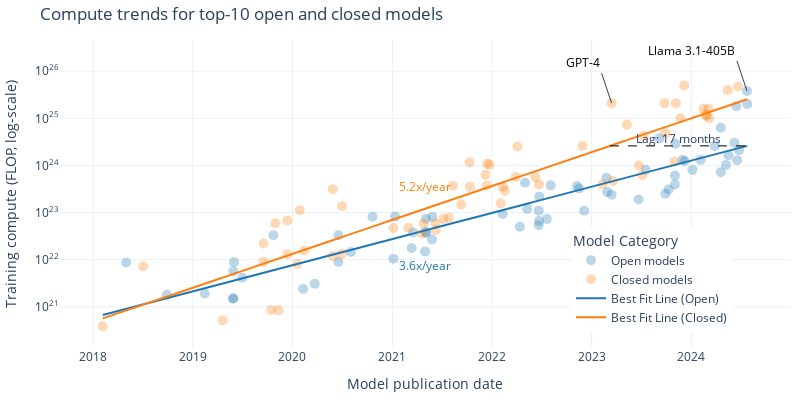

Source (notebook cell):
### Markdown cell above
## Plot predictions

### Code cell
# Graph of the different model fits using plotly

model = 'simple'  # ['simple', 'kinked']
colors = {'open': '#1f77b4', 'closed': '#ff7f0e'}  # Using default plotly colors

# Parameters for the simple model
kink_count = 0
allow_discontinuities = False
same_intercepts = (False,)
same_slopes = (False,)

def plot_model(df, model_type, kink_count=1, allow_discontinuities=False):
    if model_type == 'simple':
        fit_result = fit_n_phase_exponential(df, 0, same_intercepts, same_slopes)
    else:
        fit_result = fit_n_phase_exponential(df, kink_count, allow_discontinuities, same_intercepts, same_slopes)

    df_open = df[df['category'] == 'Open']
    df_closed = df[df['category'] == 'Closed']

    fig = go.Figure()

    # Plot the original data points
    fig.add_trace(go.Scatter(
        x=df_open['date'], y=df_open['log_flop'],
        mode='markers', name='Open models', text=df_open['System'],
        marker=dict(color=colors['open'], opacity=0.3, size=10)
    ))
    fig.add_trace(go.Scatter(
        x=df_closed['date'], y=df_closed['log_flop'],
        mode='markers', name='Closed models', text=df_closed['System'],
        marker=dict(color=colors['closed'], opacity=0.3, size=10)
    ))

    # Plot the fit lines
    date_grid = pd.date_range(start=df['date'].min(), end=df['date'].max(), freq='D')
    log_flop_open = fit_result.predict(pd.Series(date_grid), pd.Series(['Open'] * len(date_grid)))
    log_flop_closed = fit_result.predict(pd.Series(date_grid), pd.Series(['Closed'] * len(date_grid)))
    
    fig.add_trace(go.Scatter(
        x=date_grid, y=log_flop_open,
        mode='lines', name='Best Fit Line (Open)',
        line=dict(color=colors['open'])
    ))
    fig.add_trace(go.Scatter(
        x=date_grid, y=log_flop_closed,
        mode='lines', name='Best Fit Line (Closed)',
        line=dict(color=colors['closed'])
    ))

    # Add slope labels
    points = [df['date'].min()] + fit_result.break_points_dt + [df['date'].max()]
    for i in range(len(points) - 1):
        for category in ['open', 'closed']:
            mid = points[i] + (points[i+1] - points[i]) / 2
            y = fit_result.predict(pd.Series([mid]), pd.Series([category]))[0]
            fig.add_annotation(
                x=mid, y=y + 1.2 * (0.4 if category == 'closed' else -1),
                text=f'{10**fit_result.oom_year_slopes[category][i]:0.1f}x/year',
                showarrow=False,
                font=dict(size=12, color=colors[category])
            )

    # Plot horizontal line segment showing the lead time
    lag_months = calculate_lag(df, fit_result) * 12  # Convert years to months
    end_date = df['date'].max()
    start_date = end_date - pd.DateOffset(days=int(lag_months * 30.4375))  # Approximate months to days conversion
    y_value = fit_result.predict(pd.Series([end_date]), pd.Series(['Open']))[0]
    fig.add_shape(
        type="line",
        x0=start_date, y0=y_value, x1=end_date, y1=y_value,
        line=dict(color="black", width=1, dash="dash")
    )
    fig.add_annotation(
        x=(start_date + (end_date - start_date) * 0.5), y=y_value + 0.15,
        text=f'Lag: {lag_months:.0f} months',
        showarrow=False,
    )

    # Annotate some key models with text
    
    key_models = ['GPT-4'] if (exclude_big_llama or exclude_all_llamas) else ['GPT-4', 'Llama 3.1-405B']
    for model_name in key_models:
        model_row = df_filtered[df_filtered['System'] == model_name]
        fig.add_annotation(
            x=model_row['date'].iloc[0], y=model_row['log_flop'].iloc[0],
            text=model_name,
            showarrow=True,
            font=dict(size=12, color='black'),
            xanchor='right', yanchor='bottom'
        )

    # Update layout
    fig.update_layout(
        template='plotly_white',
        width=800,
        height=400,
        title=f'Compute trends for top-{top_n} open and closed models',
        xaxis_title='Model publication date',
        yaxis_title='Training compute (FLOP, log-scale)',
        legend_title='Model Category',
        legend=dict(
            x=0.7,
            y=0.05
        ),
        margin=dict(l=10, r=10, t=40, b=10),
        xaxis=dict(
            tickformat='%Y',
            dtick='M12',
        ),
        yaxis=dict(
            tickmode='array',
            tickvals=list(range(int(df['log_flop'].min()), int(df['log_flop'].max())+2)),
            ticktext=[f'10<sup>{i}</sup>' for i in range(int(df['log_flop'].min()), int(df['log_flop'].max())+2)]
        )
    )
    footnote = None
    if exclude_all_llamas:
        footnote = '*All Llama models excluded'
    elif exclude_big_llama:
        footnote = '*Llama 3.1 405B excluded'

    if footnote:
        fig.add_annotation(
            showarrow=False,
            text=footnote,
            font=dict(size=10), 
            xref="paper",
            x=0,
            yref="paper",
            y=-0.1,
            xanchor="left",
            yanchor="top",
        )

    fname = f'compute_regression_{model_selection}_frontier={frontier_selection}_top{top_n}_cutoff={cutoff_date}_{model_type}_kinks={kink_count}'
    save_plot(fig, results_dir, fname)

    fig.show()

plot_model(df_filtered, model, kink_count)

### Figure 1 — Plotly figure (JSON) as saved in the notebook; plotly's stock layout.template omitted (floating-point values rounded to 4 significant figures; data arrays with more than 128 entries replaced by an {"elided": "..."} marker saying what was removed)
{"data": [{"marker": {"color": "#1f77b4", "opacity": 0.3, "size": 10}, "mode": "markers", "name": "Open models", "text": ["ResNeXt-101 32x48d", "BigGAN-deep 512x512", "GPT-2 (1.5B)", "MnasNet-A1 + SSDLite", "MnasNet-A3", "Grover-Mega", "XLNet", "RoBERTa Large", "T5-11B", "ALBERT-xxlarge", "ELECTRA", "iGPT-XL", "iGPT-L", "mBART-50", "mT5-XXL", "CLIP (ViT L/14@336px)", "Switch", "ResNet-RS", "GLM-10B", "GPT-J-6B", "ProtBERT-BFD", "ProtT5-XXL", "ProtT5-XXL-BFD", "CogView", "ByT5-XXL", "GPT-NeoX-20B", "Stable Diffusion (LDM-KL-8-G)", "OPT-175B", "UL2", "OPT-30B", "OPT-66B", "CodeGeeX", "YaLM", "ESM2-15B", "GLM-130B", "BLOOM-176B", "Galactica", "Whisper v2", "LLaMA-65B", "LLaMA-33B", "Falcon-40B", "MPT-30B (base)", "Llama 2-70B", "Falcon-180B", "Qwen-14B", "CodeFuse-13B", "DeepSeek Coder 33B", "Yi-34B", "Grok-1", "Qwen-72B", "XVERSE-65B-2", "DeepSeek LLM 67B", "Qwen1.5 72B", "DBRX", "Llama 3-8B", "Llama 3-70B", "DeepSeek-V2", "Chameleon-34B", "Qwen2-72B", "Nemotron-4 340B", "DeepSeek-Coder-V2 236B", "Gemma 2 27B", "Llama 3.1-405B", "Mistral Large 2"], "type": "scatter", "x": ["2018-05-02T00:00:00", "2018-09-28T00:00:00", "2019-02-14T00:00:00", "2019-05-29T00:00:00", "2019-05-29T00:00:00", "2019-05-29T00:00:00", "2019-06-01T00:00:00", "2019-07-01T00:00:00", "2019-10-23T00:00:00", "2020-02-09T00:00:00", "2020-03-23T00:00:00", "2020-06-17T00:00:00", "2020-06-17T00:00:00", "2020-08-02T00:00:00", "2020-10-20T00:00:00", "2021-01-05T00:00:00", "2021-01-11T00:00:00", "2021-03-13T00:00:00", "2021-03-18T00:00:00", "2021-05-01T00:00:00", "2021-05-04T00:00:00", "2021-05-04T00:00:00", "2021-05-04T00:00:00", "2021-05-26T00:00:00", "2021-05-28T00:00:00", "2022-02-09T00:00:00", "2022-04-13T00:00:00", "2022-05-02T00:00:00", "2022-05-10T00:00:00", "2022-06-21T00:00:00", "2022-06-21T00:00:00", "2022-06-22T00:00:00", "2022-06-23T00:00:00", "2022-07-21T00:00:00", "2022-08-04T00:00:00", "2022-11-08T00:00:00", "2022-11-16T00:00:00", "2022-12-05T00:00:00", "2023-02-24T00:00:00", "2023-02-27T00:00:00", "2023-03-15T00:00:00", "2023-06-22T00:00:00", "2023-07-18T00:00:00", "2023-09-06T00:00:00", "2023-09-28T00:00:00", "2023-10-10T00:00:00", "2023-11-02T00:00:00", "2023-11-02T00:00:00", "2023-11-04T00:00:00", "2023-11-30T00:00:00", "2023-12-08T00:00:00", "2024-01-05T00:00:00", "2024-02-04T00:00:00", "2024-03-27T00:00:00", "2024-04-18T00:00:00", "2024-04-18T00:00:00", "2024-05-07T00:00:00", "2024-05-16T00:00:00", "2024-06-07T00:00:00", "2024-06-14T00:00:00", "2024-06-17T00:00:00", "2024-06-24T00:00:00", "2024-07-23T00:00:00", "2024-07-24T00:00:00"], "y": [21.94, 21.26, 21.28, 21.18, 21.18, 21.76, 21.95, 21.62, 22.52, 21.38, 21.49, 22.52, 21.95, 22.16, 22.91, 22.02, 22.91, 22.25, 22.58, 22.18, 22.59, 22.87, 22.57, 22.43, 22.91, 22.97, 22.7, 23.63, 23.08, 22.73, 23.04, 22.82, 23.34, 22.87, 23.58, 23.56, 23.51, 23.04, 23.74, 23.44, 23.38, 23.28, 23.91, 24.58, 23.4, 23.49, 23.6, 23.79, 24.46, 24.11, 24.1, 23.91, 24.11, 24.41, 23.86, 24.8, 24.01, 24.22, 24.48, 25.26, 24.11, 24.32, 25.58, 25.3]}, {"marker": {"color": "#ff7f0e", "opacity": 0.3, "size": 10}, "mode": "markers", "name": "Closed models", "text": ["AmoebaNet-A (F=448)", "FTW", "BERT-Large-CAS (PTB+WT2+WT103)", "Megatron-LM (8.3B)", "Megatron-BERT", "Rubik's cube ADR robot", "AlphaStar", "Noisy Student (L2)", "OpenAI Five Rerun", "OpenAI Five", "ContextNet + Noisy Student", "Meena", "Turing-NLG", "GPT3-6.7B (rerun of original)", "GPT-3 175B (davinci)", "GShard (600B)", "GShard (dense)", "DALL-E", "Meta Pseudo Labels", "PLUG", "PanGu-α", "ViT-G/14", "CoAtNet", "Codex", "GOAT", "Jurassic-1-Jumbo", "HyperCLOVA 82B", "Megatron-Turing NLG 530B", "Yuan 1.0", "Gopher (280B)", "GLaM", "EXAONE 1.0", "ERNIE 3.0 Titan", "AlphaCode", "LaMDA", "ST-MoE", "Chinchilla", "PaLM (540B)", "BIG-G 137B", "Parti", "GPT-3.5 (text-davinci-003)", "ViT-22B", "GPT-4", "PanGu-Σ", "PaLM 2", "Inflection-1", "xTrimoPGLM -100B", "Claude 2", "GPT-4V", "Amazon Titan", "Mi:dm 200B", "GPT-4 Turbo", "Inflection-2", "Gemini 1.0 Ultra", "Gemini 1.5 Pro", "MegaScale (Production)", "Mistral Large", "Claude 3 Opus", "Inflection-2.5", "GPT-4o", "Claude 3.5 Sonnet"], "type": "scatter", "x": ["2018-02-05T00:00:00", "2018-07-03T00:00:00", "2019-04-20T00:00:00", "2019-09-17T00:00:00", "2019-09-17T00:00:00", "2019-10-15T00:00:00", "2019-10-30T00:00:00", "2019-11-11T00:00:00", "2019-12-13T00:00:00", "2019-12-13T00:00:00", "2020-01-19T00:00:00", "2020-01-28T00:00:00", "2020-02-13T00:00:00", "2020-05-28T00:00:00", "2020-05-28T00:00:00", "2020-06-30T00:00:00", "2020-06-30T00:00:00", "2021-01-05T00:00:00", "2021-03-01T00:00:00", "2021-04-19T00:00:00", "2021-04-25T00:00:00", "2021-06-08T00:00:00", "2021-06-09T00:00:00", "2021-07-07T00:00:00", "2021-07-27T00:00:00", "2021-08-11T00:00:00", "2021-09-10T00:00:00", "2021-10-11T00:00:00", "2021-10-12T00:00:00", "2021-12-08T00:00:00", "2021-12-13T00:00:00", "2021-12-14T00:00:00", "2021-12-23T00:00:00", "2022-02-02T00:00:00", "2022-02-10T00:00:00", "2022-02-17T00:00:00", "2022-03-29T00:00:00", "2022-04-04T00:00:00", "2022-06-09T00:00:00", "2022-06-22T00:00:00", "2022-11-28T00:00:00", "2023-02-10T00:00:00", "2023-03-15T00:00:00", "2023-03-20T00:00:00", "2023-05-10T00:00:00", "2023-06-23T00:00:00", "2023-07-06T00:00:00", "2023-07-11T00:00:00", "2023-09-25T00:00:00", "2023-09-28T00:00:00", "2023-10-31T00:00:00", "2023-11-06T00:00:00", "2023-11-22T00:00:00", "2023-12-06T00:00:00", "2024-02-15T00:00:00", "2024-02-23T00:00:00", "2024-02-26T00:00:00", "2024-03-04T00:00:00", "2024-03-07T00:00:00", "2024-05-13T00:00:00", "2024-06-20T00:00:00"], "y": [20.59, 21.86, 20.72, 21.96, 22.34, 20.93, 22.77, 20.93, 22.11, 22.83, 21.91, 23.05, 22.2, 22.08, 23.5, 22.12, 23.14, 22.67, 22.68, 22.56, 22.77, 22.77, 22.63, 22.87, 22.89, 23.57, 23.17, 24.07, 23.55, 23.8, 23.57, 24.03, 24.02, 23.2, 23.55, 23.46, 23.76, 24.4, 23.75, 23.6, 24.41, 23.6, 25.32, 23.67, 24.87, 24.0, 23.79, 24.64, 25.32, 24.68, 24.08, 25.32, 25.0, 25.7, 25.2, 25.08, 25.05, 25.2, 25.0, 25.6, 25.67]}, {"line": {"color": "#1f77b4"}, "mode": "lines", "name": "Best Fit Line (Open)", "type": "scatter", "x": {"elided": "2362 str values"}, "y": {"elided": "2362 float values"}}, {"line": {"color": "#ff7f0e"}, "mode": "lines", "name": "Best Fit Line (Closed)", "type": "scatter", "x": {"elided": "2362 str values"}, "y": {"elided": "2362 float values"}}], "layout": {"annotations": [{"font": {"color": "#1f77b4", "size": 12}, "showarrow": false, "text": "3.6x/year", "x": "2021-04-30T12:00:00", "y": 21.88}, {"font": {"color": "#ff7f0e", "size": 12}, "showarrow": false, "text": "5.2x/year", "x": "2021-04-30T12:00:00", "y": 23.56}, {"showarrow": false, "text": "Lag: 17 months", "x": "2023-11-15T12:00:00", "y": 24.57}, {"font": {"color": "black", "size": 12}, "showarrow": true, "text": "GPT-4", "x": "2023-03-15T00:00:00", "xanchor": "right", "y": 25.32, "yanchor": "bottom"}, {"font": {"color": "black", "size": 12}, "showarrow": true, "text": "Llama 3.1-405B", "x": "2024-07-23T00:00:00", "xanchor": "right", "y": 25.58, "yanchor": "bottom"}], "height": 400, "legend": {"title": {"text": "Model Category"}, "x": 0.7, "y": 0.05}, "margin": {"b": 10, "l": 10, "r": 10, "t": 40}, "shapes": [{"line": {"color": "black", "dash": "dash", "width": 1}, "type": "line", "x0": "2023-03-09T00:00:00", "x1": "2024-07-24T00:00:00", "y0": 24.42, "y1": 24.42}], "title": {"text": "Compute trends for top-10 open and closed models"}, "width": 800, "xaxis": {"dtick": "M12", "tickformat": "%Y", "title": {"text": "Model publication date"}}, "yaxis": {"tickmode": "array", "ticktext": ["10<sup>20</sup>", "10<sup>21</sup>", "10<sup>22</sup>", "10<sup>23</sup>", "10<sup>24</sup>", "10<sup>25</sup>", "10<sup>26</sup>"], "tickvals": [20, 21, 22, 23, 24, 25, 26], "title": {"text": "Training compute (FLOP, log-scale)"}}}}
